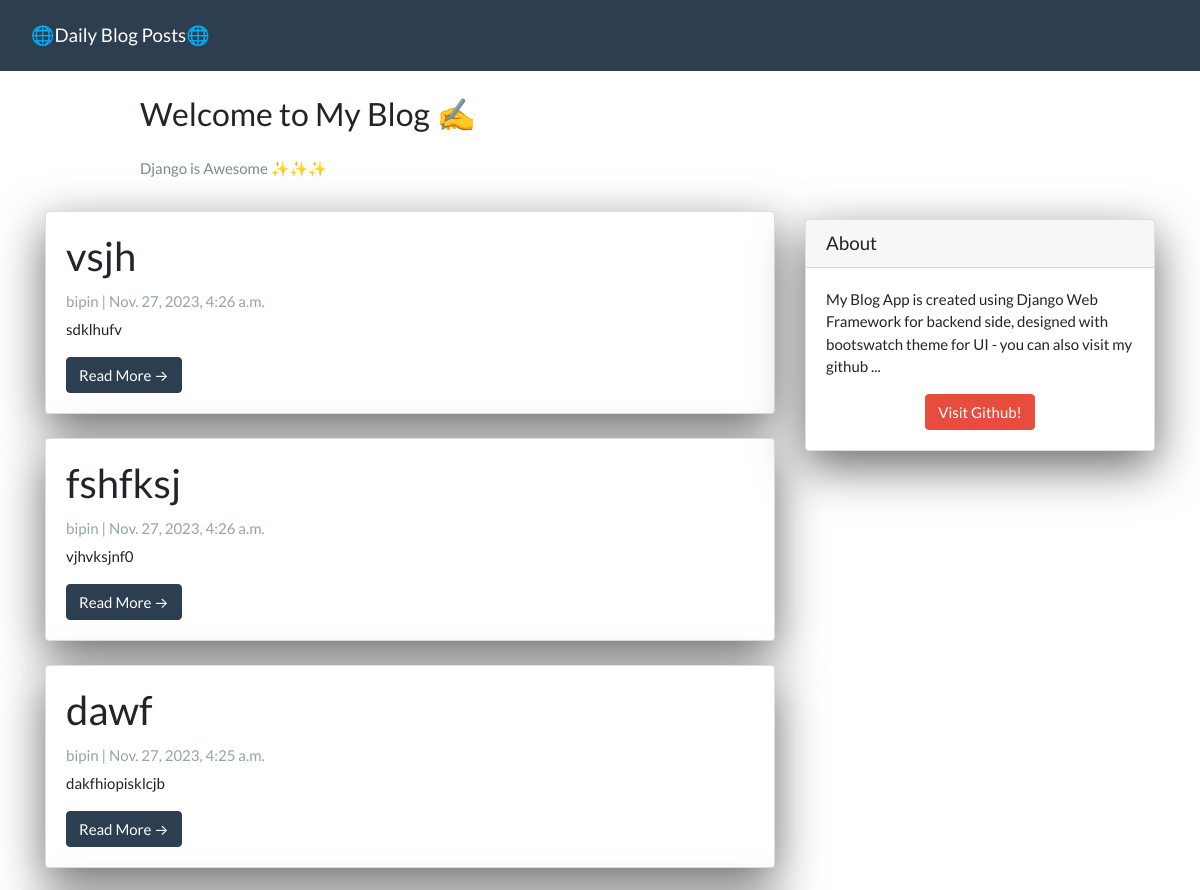
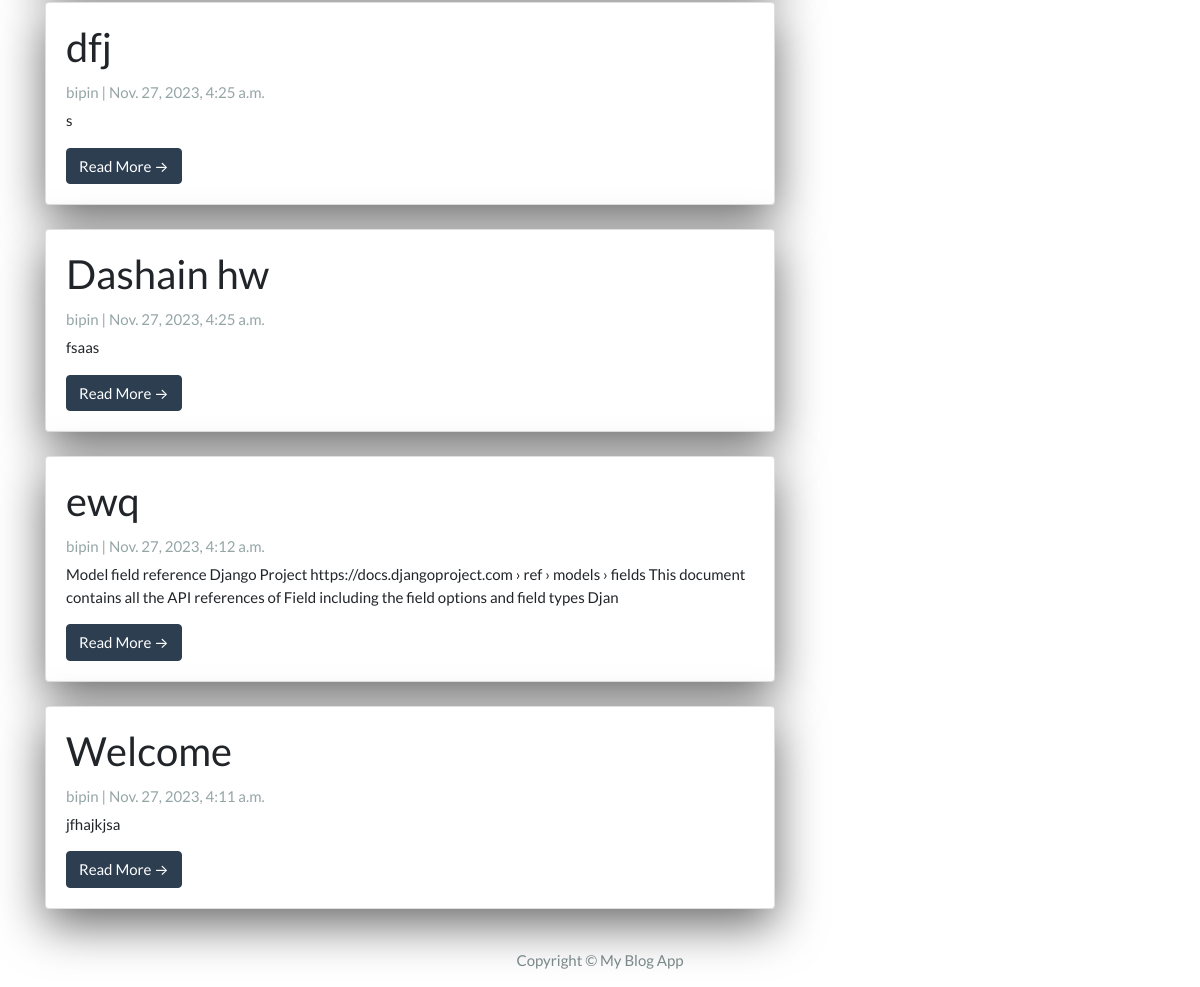
The page / on the database its author committed (2 pictures, top to bottom).
### App/models.py (models this page shows, shortened)
class Post(models.Model):
  title =  models.CharField(max_length=200, unique=True)
  slug =   models.SlugField(max_length=200, unique=True)
  author = models.ForeignKey(User, on_delete=models.CASCADE, related_name='blog_posts')
  created_on = models.DateTimeField(auto_now_add=True)
  updated_on = models.DateTimeField(auto_now=True)
  content = models.TextField()
  status = models.IntegerField(choices=STATUS, default=0)
  class Meta:
    ordering = ['-created_on']

### App/views.py (the view)
# urls.py: path('', views.PostList.as_view(), name="home"),
class PostList(generic.ListView):
  queryset = Post.objects.filter(status=1).order_by('-created_on')
  template_name = 'index.html'

### App/templates/index.html (shortened to what this page needs)
{% extends "base.html" %}
{% block content %}
<header class="masthead">
  <div class="container">
    <div class="row">
      <div class=" col-md-8 col-md-10 mx-auto">
        <div class="site-heading">
          <h3 class=" site-heading my-4 mt-3 text-black"> Welcome to My Blog ✍️ </h3>
          <p class="text-dark">Django is Awesome ✨✨✨ </p>
        </div>
      </div>
    </div>
  </div>
</header>
<div class="container">
  <div class="row">
    <div class="col-md-8 mt-3 left">
      {% for post in post_list %}
      <div class="card mb-4">
        <div class="card-body">
          <h2 class="card-title">{{ post.title }}</h2>
          <p class="card-text text-muted h6">{{ post.author }} | {{ post.created_on}} </p>
          <p class="card-text">{{post.content|slice:":200"}}</p>
          <a href="{% url 'post_detail' post.slug  %}" class="btn btn-primary">Read More &rarr;</a>
        </div>
      </div>
      {% endfor %}
    </div>
    {% block sidebar %}
    {% include 'sidebar.html' %}
    {% endblock sidebar %}
  </div>
</div>
{%endblock%}

### App/templates/base.html (shortened to what this page needs)
<!DOCTYPE html>
<html>
<head>
  <link rel="stylesheet" href="https://stackpath.bootstrapcdn.com/bootswatch/4.5.2/flatly/bootstrap.min.css">
</head>
<body>
  <nav class="navbar navbar-expand-lg navbar-dark bg-primary" id="mainNav">
    <div class="container-fluid">
      <a class="navbar-brand" href="{% url 'home' %}">🌐Daily Blog Posts🌐</a>
    </div>
  </nav>
  {% block content %}{% endblock content %}
  <footer class="py-3 bg-grey">
    <p class="m-0 text-dark text-center ">Copyright &copy; My Blog App </p>
  </footer>
</body>
</html>

### App/templates/sidebar.html (shortened to what this page needs)
{% block sidebar %}
<div class="col-md-4 float-right ">
  <div class="card my-4">
    <h5 class="card-header">About</h5>
    <div class="card-body">
      <p class="card-text"> My Blog App is created using Django Web Framework for backend side, designed with bootswatch
        theme for UI - you can also visit my github ... </p>
        <div class="text-center">
            <a href="https://github.com/bipinnewar/" class="btn btn-danger">Visit Github!</a>
        </div>
    </div>
  </div>
</div>
{% endblock sidebar %}

### App/templates/sidebar.html (style rules this page uses)
.card { box-shadow: 0 16px 48px #6a6a6b; }

### rows shown on the page
Post: title "vsjh", author "bipin", created_on "Nov. 27, 2023, 4:26 a.m.", content "sdklhufv"
Post: title "fshfksj", author "bipin", created_on "Nov. 27, 2023, 4:26 a.m.", content "vjhvksjnf0"
Post: title "dawf", author "bipin", created_on "Nov. 27, 2023, 4:25 a.m.", content "dakfhiopisklcjb"
Post: title "dfj", author "bipin", created_on "Nov. 27, 2023, 4:25 a.m.", content "s"
Post: title "Dashain hw", author "bipin", created_on "Nov. 27, 2023, 4:25 a.m.", content "fsaas"
Post: title "ewq", author "bipin", created_on "Nov. 27, 2023, 4:12 a.m.", content "Model field reference Django Project https://docs.djangoproject.com › ref › models › fields This document contains all the API references of Field including the field options and field types Djan"
Post: title "Welcome", author "bipin", created_on "Nov. 27, 2023, 4:11 a.m.", content "jfhajkjsa"
